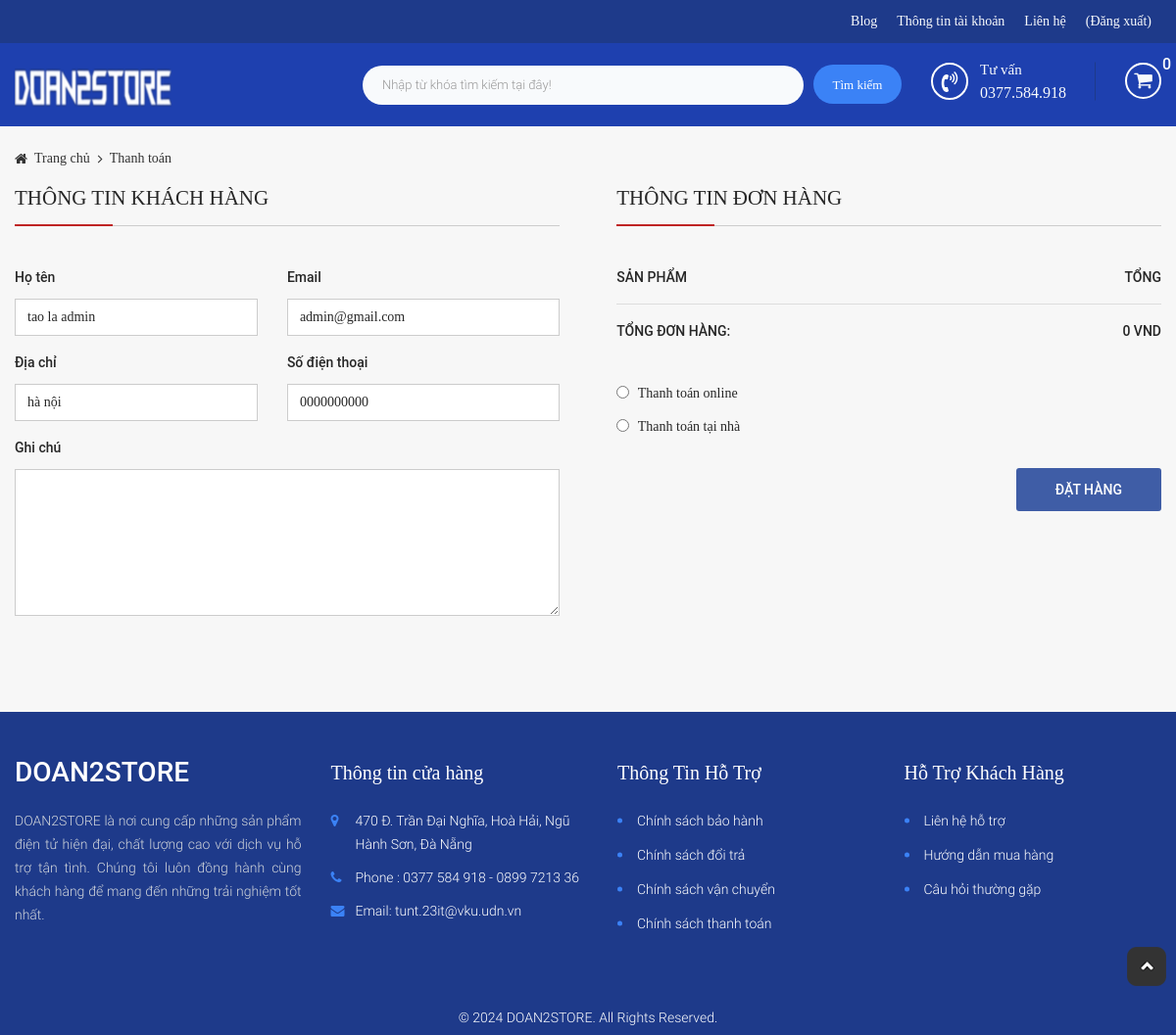
Page /STORE/index.php?modules=checkouts&action=index (signed in) on the committed database.
### tables this page shows
CREATE TABLE `tbl_customer` (
  `id` int(11) NOT NULL,
  `username` varchar(255) NOT NULL,
  `password` varchar(255) NOT NULL,
  `fullname` varchar(255) NOT NULL,
  `mail` varchar(255) NOT NULL,
  `phone` varchar(10) NOT NULL,
  `address` text NOT NULL,
  `create_date` varchar(255) NOT NULL
);

### STORE/libraries/database.php (called while the page is built, shortened)
<?php
function db_query($query_string)
{
    global $conn;
    $result = mysqli_query($conn, $query_string);
    return $result;
}
function db_fetch_row($query_string)
{
    $mysqli_result = db_query($query_string);
    $result = mysqli_fetch_assoc($mysqli_result);
    return $result;
}

### STORE/modules/checkouts/models/indexModel.php (called while the page is built, shortened)
<?php
function getUserById($id){
	return db_fetch_row("SELECT * FROM `tbl_customer` WHERE `id` = '$id'");
}
 ?>

### STORE/modules/checkouts/controllers/indexController.php (called while the page is built, shortened)
<?php
function indexAction(){
	$data=array();
	if(!empty($_SESSION['id_customer'])){
		$data[] = getUserById($_SESSION['id_customer']);
	}
	load_view('index',$data);
}
 ?>

### STORE/core/router.php (called while the page is built, shortened)
<?php
$action_name = get_action().'Action';
call_function(array('construct', $action_name));

### STORE/core/appload.php (called while the page is built, shortened)
<?php
require CONFIGPATH . DIRECTORY_SEPARATOR . 'database.php';
require LIBPATH . DIRECTORY_SEPARATOR . 'database.php';
require COREPATH . DIRECTORY_SEPARATOR . 'base.php';
require COREPATH . DIRECTORY_SEPARATOR . 'router.php';

### STORE/index.php (called while the page is built, shortened)
<?php
require COREPATH . DIRECTORY_SEPARATOR . 'appload.php';

### STORE/modules/checkouts/views/indexView.php (the view, shortened to what this page needs)
<div id="main-content-wp" class="checkout-page" >
    <div class="section" id="breadcrumb-wp">
        <div class="wp-inner">
            <div class="section-detail">
                <ul class="list-item clearfix">
                    <li>
                        <a href="?page=home" title="">Trang chủ</a>
                    </li>
                    <li>
                        <a href="" title="">Thanh toán</a>
                    </li>
                </ul>
            </div>
        </div>
    </div>
    <div id="wrapper" class="wp-inner clearfix">
        <form method="post" action="?modules=checkouts&controllers=index&action=checkout" name="form-checkout">
            <div class="section" id="customer-info-wp">
                <div class="section-head">
                    <h1 class="section-title">Thông tin khách hàng</h1>
                </div>
                <div class="section-detail">
                    <?php if(!empty($data)) { foreach ($data as  $value) {?>
                        <div class="form-row clearfix">
                            <div class="form-col fl-left">
                                <label for="fullname">Họ tên</label>
                                <input type="text" name="fullname" id="fullname" value="<?php echo $value['fullname']; ?>">
                            </div>
                            <div class="form-col fl-right">
                                <label for="email">Email</label>
                                <input type="email" name="email" id="email" value="<?php echo $value['mail']; ?>">
                            </div>
                        </div>
                        <div class="form-row clearfix">
                            <div class="form-col fl-left">
                                <label for="address">Địa chỉ</label>
                                <input type="text" name="address" id="address" value="<?php echo $value['address']; ?>">
                            </div>
                            <div class="form-col fl-right">
                                <label for="phone">Số điện thoại</label>
                                <input type="tel" name="phone" id="phone" value="<?php echo $value['phone']; ?>">
                            </div>
                        </div>
                    <?php }};if(empty($data)){ ?>
                        <div class="form-row clearfix">
                            <div class="form-col fl-left">
                                <label for="fullname">Họ tên</label>
                                <input type="text" name="fullname" id="fullname">
                            </div>
                            <div class="form-col fl-right">
                                <label for="email">Email</label>
                                <input type="email" name="email" id="email">
                            </div>
                        </div>
                        <div class="form-row clearfix">
                            <div class="form-col fl-left">
                                <label for="address">Địa chỉ</label>
                                <input type="text" name="address" id="address">
                            </div>
                            <div class="form-col fl-right">
                                <label for="phone">Số điện thoại</label>
                                <input type="tel" name="phone" id="phone">
                            </div>
                        </div>
                    <?php }; ?>
                        <div class="form-row">
                            <div class="form-col">
                                <label for="notes">Ghi chú</label>
                                <textarea name="note"></textarea>
                            </div>
                        </div>
                </div>
            </div>
            <div class="section" id="order-review-wp">
                <div class="section-head">
                    <h1 class="section-title">Thông tin đơn hàng</h1>
                </div>
                <div class="section-detail">
                    <table class="shop-table">
                        <thead>
                            <tr>
                                <td>Sản phẩm</td>
                                <td>Tổng</td>
                            </tr>
                        </thead>
                        <tfoot>
                            <tr class="order-total">
                                <td>Tổng đơn hàng:</td>
                                <td><strong class="total-price"><?php if(isset($_SESSION['cart']['buy'])) echo $_SESSION['cart']['info']['total']." VND"; else echo "0 VND"; ?></strong></td>
                            </tr>
                        </tfoot>
                    </table>
                    <div id="payment-checkout-wp">
                        <ul id="payment_methods">
                            <li>
                                <input type="radio" id="direct-payment" name="payment_method" value="card_payment">
                                <label for="direct-payment">Thanh toán online</label>
                            </li>
                            <li>
                                <input type="radio" id="payment-home" name="payment_method" value="home_payment">
                                <label for="payment-home">Thanh toán tại nhà</label>
                            </li>
                        </ul>
                    </div>
                    <div class="place-order-wp clearfix">
                        <input type="submit" id="order-now" value="Đặt hàng" name="btn_submit">
                    </div>
                </div>
            </div>
        </form>
    </div>
</div>

### STORE/core/base.php (shortened to what this page needs)
<?php
function get_module() {
    global $config;
    $module = isset($_GET['modules']) ? $_GET['modules'] : $config['default_module'];
    return $module;
}
function call_function($list_function = array()) {
    if (is_array($list_function)) {
        foreach ($list_function as $f) {
            if (function_exists($f())) {
                $f();
            }
        }
    }
}
function load_view($name, $data_send = array()) {
    $data = $data_send;
    $path = MODULESPATH . DIRECTORY_SEPARATOR . get_module() . DIRECTORY_SEPARATOR . 'views' . DIRECTORY_SEPARATOR . $name . 'View.php';
    if (file_exists($path)) {
        require $path;
    } else {
        echo "Không tìm thấy {$path}";
    }
}
function get_header($name = '') {
    global $data;
    if (empty($name)) {
        $name = 'header';
    } else {
        $name = "header-{$name}";
    }
    $path = LAYOUTPATH . DIRECTORY_SEPARATOR . $name . '.php';
    if (file_exists($path)) {
        if (is_array($data)) {
            foreach ($data as $key => $a) {
                $$key = $a;
            }
        }
        require $path;
    } else {
        echo "Không tìm thấy {$path}";
    }
}
function get_footer($name = '') {
    global $data;
    if (empty($name)) {
        $name = 'footer';
    } else {
        $name = "footer-{$name}";
    }
    $path = LAYOUTPATH . DIRECTORY_SEPARATOR . $name . '.php';
    if (file_exists($path)) {
        if (is_array($data)) {
            foreach ($data as $key => $a) {
                $$key = $a;
            }
        }
        require $path;
    } else {
        echo "Không tìm thấy {$path}";
    }
}
?>

### STORE/public/css/import/global.css (style rules this page uses)
body { font-family: 'Roboto Regular'; font-size: 14px; line-height: normal; color: #272727; line-height: 24px; }
.wp-inner { width: 1170px; margin: 0px auto; }
.fl-left { float: left; }
.fl-right { float: right; }
ul li { list-style: none!important; }
a { text-decoration: none!important; }

### STORE/public/css/import/home.css (style rules this page uses)
#main-content-wp { background: #f7f7f7; padding-top: 25px; padding-bottom: 75px; }

### STORE/public/css/import/category_product.css (style rules this page uses)
#breadcrumb-wp { margin-bottom: 20px; }
#breadcrumb-wp .list-item li { float: left; }
#breadcrumb-wp .list-item li a { position: relative; display: block; color: #333; padding-left: 20px; line-height: normal; }
#breadcrumb-wp .list-item li:first-child a:before { position: absolute; content: '\f015'; font-family: 'FontAwesome'; top: 1px; left: 0; line-height: normal; }
#breadcrumb-wp .list-item li:nth-child(n+2) a:before { position: absolute; content: '\f105'; font-family: 'FontAwesome'; top: 1px; left: 8px; line-height: normal; }

### STORE/public/css/import/checkout.css (style rules this page uses)
#customer-info-wp { float: left; width: 47.5%; margin-right: 2.5%; }
#order-review-wp { float: right; width: 47.5%; margin-left: 2.5%; }
#customer-info-wp .section-head .section-title { font-size: 16px; }
#customer-info-wp .section-head .section-title, #order-review-wp .section-head .section-title { position: relative; display: block; font-size: 21px; color: #272727; text-transform: uppercase; line-height: normal; padding-bottom: 15px; margin-bottom: 40px; border-bottom: 1px solid #ccc; text-align: left; font-family: 'Roboto Regular'; font-weight: normal; }
#order-review-wp .section-head .section-title:before, #customer-info-wp .section-head .section-title:before { position: absolute; content: ''; bottom: -1px; width: 100px; height: 2px; background: #bf2424; left: 0px; }
#customer-info-wp .form-row { padding-bottom: 15px; }
#customer-info-wp .form-row label { display: block; padding-bottom: 10px; font-family: 'Roboto Medium'; font-weight: normal; }
#customer-info-wp .form-row .form-col { width: 50%; padding-right: 30px; }
#customer-info-wp .form-row .form-col:nth-child(2) { padding-right: 0; }
#customer-info-wp .form-row .form-col input[type="text"], #customer-info-wp .form-row .form-col input[type="email"], #customer-info-wp .form-row .form-col input[type="tel"], #customer-info-wp .form-row:nth-child(3) .form-col textarea { width: 100%; padding: 6px 12px; border: 1px solid #cccccc; }
#customer-info-wp .form-row:nth-child(3) .form-col { width: 100%; padding-right: 0; }
#customer-info-wp .form-row:nth-child(3) .form-col textarea { height: 150px; }
#order-review-wp .shop-table { width: 100%; text-align: left; }
#order-review-wp .shop-table tr td:nth-child(2) { text-align: right; }
#order-review-wp .shop-table thead tr { border-bottom: 1px solid #ddd; }
#order-review-wp .shop-table thead tr td { text-transform: uppercase; padding-bottom: 15px; text-transform: uppercase; font-family: 'Roboto Medium'; }
#order-review-wp .shop-table tfoot tr td { padding: 15px 0px; text-transform: uppercase; font-family: 'Roboto Medium'; font-weight: normal; }
#payment-checkout-wp { margin-top: 25px; }
#payment-checkout-wp #payment_methods li { padding-bottom: 10px; }
#payment-checkout-wp #payment_methods li input[type="radio"] { position: relative; top: 1px; }
#payment-checkout-wp #payment_methods li label { display: inline-block; padding-left: 5px; }
.place-order-wp { margin-top: 20px; }
.place-order-wp input[type="submit"] { float: right; display: inline-block; padding: 10px 40px; text-transform: uppercase; border-radius: 3px; font-family: 'Roboto Medium'; font-weight: normal; border: none; outline: none; background: #3f5da6; color: #fff; }
.order-total .total-price { font-family: 'Roboto Medium'; font-weight: normal; }
.checkout-page #fullname, .checkout-page #phone, .checkout-page #email, .checkout-page #desire { margin-bottom: 0!important; }

### rows in the picture
tbl_customer: fullname "tao la admin", email "admin@gmail.com", address "hà nội", phone "0000000000"
